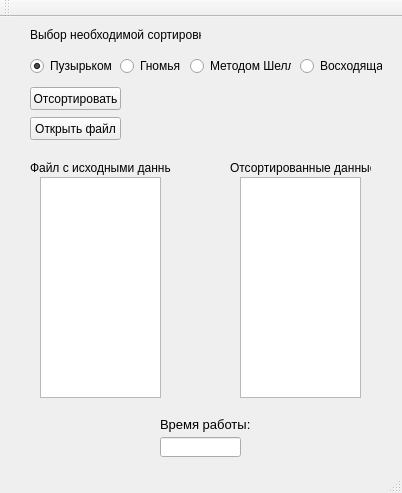
<?xml version="1.0" encoding="UTF-8"?>
<ui version="4.0">
 <class>MainWindow</class>
 <widget class="QMainWindow" name="MainWindow">
  <property name="geometry">
   <rect>
    <x>0</x>
    <y>0</y>
    <width>402</width>
    <height>493</height>
   </rect>
  </property>
  <property name="windowTitle">
   <string>MainWindow</string>
  </property>
  <widget class="QWidget" name="centralWidget">
   <widget class="QRadioButton" name="radioButton">
    <property name="geometry">
     <rect>
      <x>30</x>
      <y>40</y>
      <width>82</width>
      <height>18</height>
     </rect>
    </property>
    <property name="text">
     <string>Пузырьком</string>
    </property>
    <property name="checked">
     <bool>true</bool>
    </property>
   </widget>
   <widget class="QRadioButton" name="radioButton_2">
    <property name="geometry">
     <rect>
      <x>120</x>
      <y>40</y>
      <width>82</width>
      <height>18</height>
     </rect>
    </property>
    <property name="text">
     <string>Гномья</string>
    </property>
   </widget>
   <widget class="QRadioButton" name="radioButton_3">
    <property name="geometry">
     <rect>
      <x>190</x>
      <y>40</y>
      <width>101</width>
      <height>18</height>
     </rect>
    </property>
    <property name="text">
     <string>Методом Шелла</string>
    </property>
   </widget>
   <widget class="QRadioButton" name="radioButton_4">
    <property name="geometry">
     <rect>
      <x>300</x>
      <y>40</y>
      <width>82</width>
      <height>18</height>
     </rect>
    </property>
    <property name="text">
     <string>Восходящая</string>
    </property>
   </widget>
   <widget class="QPushButton" name="pushButton">
    <property name="geometry">
     <rect>
      <x>30</x>
      <y>70</y>
      <width>91</width>
      <height>23</height>
     </rect>
    </property>
    <property name="text">
     <string>Отсортировать</string>
    </property>
   </widget>
   <widget class="QTextEdit" name="textEdit">
    <property name="geometry">
     <rect>
      <x>40</x>
      <y>160</y>
      <width>121</width>
      <height>221</height>
     </rect>
    </property>
   </widget>
   <widget class="QTextEdit" name="textEdit_2">
    <property name="geometry">
     <rect>
      <x>240</x>
      <y>160</y>
      <width>121</width>
      <height>221</height>
     </rect>
    </property>
   </widget>
   <widget class="QLabel" name="label">
    <property name="geometry">
     <rect>
      <x>30</x>
      <y>140</y>
      <width>141</width>
      <height>21</height>
     </rect>
    </property>
    <property name="text">
     <string>Файл с исходными данными</string>
    </property>
   </widget>
   <widget class="QLabel" name="label_2">
    <property name="geometry">
     <rect>
      <x>230</x>
      <y>140</y>
      <width>141</width>
      <height>21</height>
     </rect>
    </property>
    <property name="text">
     <string>Отсортированные данные</string>
    </property>
   </widget>
   <widget class="QPushButton" name="pushButton_2">
    <property name="geometry">
     <rect>
      <x>30</x>
      <y>100</y>
      <width>91</width>
      <height>23</height>
     </rect>
    </property>
    <property name="text">
     <string>Открыть файл</string>
    </property>
   </widget>
   <widget class="QLabel" name="label_3">
    <property name="geometry">
     <rect>
      <x>30</x>
      <y>10</y>
      <width>171</width>
      <height>16</height>
     </rect>
    </property>
    <property name="text">
     <string>Выбор необходимой сортировки:</string>
    </property>
   </widget>
   <widget class="QLineEdit" name="lineEdit">
    <property name="geometry">
     <rect>
      <x>160</x>
      <y>420</y>
      <width>81</width>
      <height>20</height>
     </rect>
    </property>
   </widget>
   <widget class="QLabel" name="label_4">
    <property name="geometry">
     <rect>
      <x>160</x>
      <y>400</y>
      <width>91</width>
      <height>16</height>
     </rect>
    </property>
    <property name="text">
     <string>&lt;!DOCTYPE HTML PUBLIC &quot;-//W3C//DTD HTML 4.0//EN&quot; &quot;http://www.w3.org/TR/REC-html40/strict.dtd&quot;&gt;
&lt;html&gt;&lt;head&gt;&lt;meta name=&quot;qrichtext&quot; content=&quot;1&quot; /&gt;&lt;style type=&quot;text/css&quot;&gt;
p, li { white-space: pre-wrap; }
&lt;/style&gt;&lt;/head&gt;&lt;body style=&quot; font-family:'MS Shell Dlg 2'; font-size:8.25pt; font-weight:400; font-style:normal;&quot;&gt;
&lt;p style=&quot; margin-top:0px; margin-bottom:0px; margin-left:0px; margin-right:0px; -qt-block-indent:0; text-indent:0px;&quot;&gt;&lt;span style=&quot; font-size:10pt;&quot;&gt;Время работы:&lt;/span&gt;&lt;/p&gt;&lt;/body&gt;&lt;/html&gt;</string>
    </property>
   </widget>
  </widget>
  <widget class="QMenuBar" name="menuBar">
   <property name="geometry">
    <rect>
     <x>0</x>
     <y>0</y>
     <width>402</width>
     <height>21</height>
    </rect>
   </property>
  </widget>
  <widget class="QToolBar" name="mainToolBar">
   <attribute name="toolBarArea">
    <enum>TopToolBarArea</enum>
   </attribute>
   <attribute name="toolBarBreak">
    <bool>false</bool>
   </attribute>
  </widget>
  <widget class="QStatusBar" name="statusBar"/>
 </widget>
 <layoutdefault spacing="6" margin="11"/>
 <resources/>
 <connections/>
</ui>
